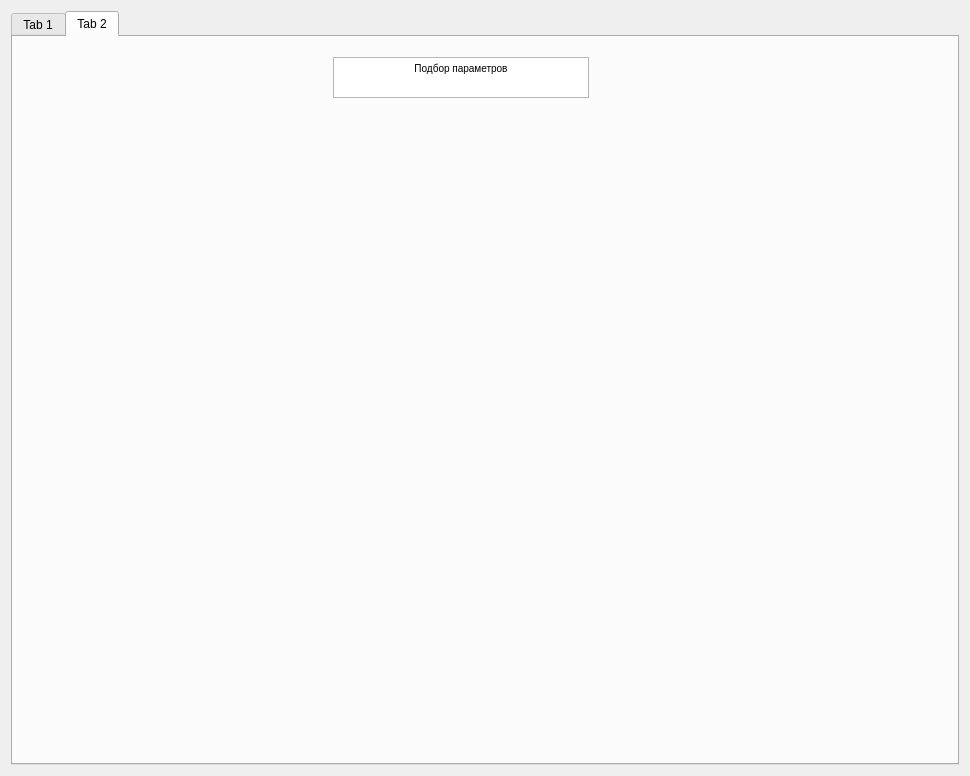
<?xml version="1.0" encoding="UTF-8"?>
<ui version="4.0">
 <class>Form</class>
 <widget class="QWidget" name="Form">
  <property name="geometry">
   <rect>
    <x>0</x>
    <y>0</y>
    <width>970</width>
    <height>776</height>
   </rect>
  </property>
  <property name="windowTitle">
   <string>Form</string>
  </property>
  <layout class="QVBoxLayout" name="verticalLayout_6">
   <item>
    <widget class="QTabWidget" name="tabWidget">
     <property name="currentIndex">
      <number>1</number>
     </property>
     <widget class="QWidget" name="tab">
      <attribute name="title">
       <string>Tab 1</string>
      </attribute>
      <layout class="QVBoxLayout" name="verticalLayout">
       <item>
        <widget class="QTextBrowser" name="textBrowser_2">
         <property name="minimumSize">
          <size>
           <width>0</width>
           <height>5</height>
          </size>
         </property>
         <property name="html">
          <string>&lt;!DOCTYPE HTML PUBLIC &quot;-//W3C//DTD HTML 4.0//EN&quot; &quot;http://www.w3.org/TR/REC-html40/strict.dtd&quot;&gt;
&lt;html&gt;&lt;head&gt;&lt;meta name=&quot;qrichtext&quot; content=&quot;1&quot; /&gt;&lt;style type=&quot;text/css&quot;&gt;
p, li { white-space: pre-wrap; }
&lt;/style&gt;&lt;/head&gt;&lt;body style=&quot; font-family:'MS Shell Dlg 2'; font-size:7.8pt; font-weight:400; font-style:normal;&quot;&gt;
&lt;p align=&quot;center&quot; style=&quot; margin-top:0px; margin-bottom:0px; margin-left:0px; margin-right:0px; -qt-block-indent:0; text-indent:0px;&quot;&gt;Вывод Графиков&lt;/p&gt;&lt;/body&gt;&lt;/html&gt;</string>
         </property>
        </widget>
       </item>
       <item>
        <layout class="QHBoxLayout" name="horizontalLayout_3">
         <item>
          <layout class="QVBoxLayout" name="verticalLayout_4">
           <item>
            <widget class="QFrame" name="frameInput">
             <property name="frameShape">
              <enum>QFrame::StyledPanel</enum>
             </property>
             <property name="frameShadow">
              <enum>QFrame::Raised</enum>
             </property>
             <layout class="QVBoxLayout" name="verticalLayout_2">
              <item>
               <layout class="QGridLayout" name="gridLayoutThickness">
                <item row="0" column="0">
                 <widget class="QLabel" name="label_2">
                  <property name="text">
                   <string>Толщина, мм</string>
                  </property>
                 </widget>
                </item>
                <item row="0" column="1">
                 <widget class="QSpinBox" name="spinBoxThickness">
                  <property name="minimum">
                   <number>1</number>
                  </property>
                  <property name="maximum">
                   <number>4</number>
                  </property>
                 </widget>
                </item>
               </layout>
              </item>
              <item>
               <layout class="QGridLayout" name="gridLayoutSh">
                <item row="1" column="0" colspan="2">
                 <widget class="QSlider" name="horizontalSliderSh">
                  <property name="minimum">
                   <number>0</number>
                  </property>
                  <property name="maximum">
                   <number>100</number>
                  </property>
                  <property name="singleStep">
                   <number>1</number>
                  </property>
                  <property name="value">
                   <number>0</number>
                  </property>
                  <property name="orientation">
                   <enum>Qt::Horizontal</enum>
                  </property>
                 </widget>
                </item>
                <item row="0" column="0">
                 <widget class="QLabel" name="label_4">
                  <property name="text">
                   <string>Удельная теплоемкость, Дж/(кг*К)</string>
                  </property>
                 </widget>
                </item>
                <item row="0" column="1">
                 <widget class="QLineEdit" name="lineEdit_sh">
                  <property name="text">
                   <string>52</string>
                  </property>
                 </widget>
                </item>
               </layout>
              </item>
              <item>
               <layout class="QGridLayout" name="gridLayoutTemp">
                <item row="0" column="0">
                 <widget class="QLabel" name="label">
                  <property name="text">
                   <string>Температура, K</string>
                  </property>
                 </widget>
                </item>
                <item row="1" column="0" colspan="2">
                 <widget class="QSlider" name="horizontalSliderTemp">
                  <property name="minimum">
                   <number>0</number>
                  </property>
                  <property name="maximum">
                   <number>100</number>
                  </property>
                  <property name="singleStep">
                   <number>1</number>
                  </property>
                  <property name="pageStep">
                   <number>10</number>
                  </property>
                  <property name="value">
                   <number>0</number>
                  </property>
                  <property name="orientation">
                   <enum>Qt::Horizontal</enum>
                  </property>
                 </widget>
                </item>
                <item row="0" column="1">
                 <widget class="QLineEdit" name="lineEdit_temp"/>
                </item>
               </layout>
              </item>
             </layout>
            </widget>
           </item>
           <item>
            <widget class="QFrame" name="frameButton">
             <property name="maximumSize">
              <size>
               <width>16777215</width>
               <height>100</height>
              </size>
             </property>
             <property name="frameShape">
              <enum>QFrame::StyledPanel</enum>
             </property>
             <property name="frameShadow">
              <enum>QFrame::Raised</enum>
             </property>
             <layout class="QHBoxLayout" name="horizontalLayout">
              <item>
               <widget class="QPushButton" name="pushButton">
                <property name="text">
                 <string>Построить</string>
                </property>
               </widget>
              </item>
             </layout>
            </widget>
           </item>
          </layout>
         </item>
         <item>
          <widget class="QFrame" name="frameOutput">
           <property name="maximumSize">
            <size>
             <width>450</width>
             <height>200</height>
            </size>
           </property>
           <property name="frameShape">
            <enum>QFrame::StyledPanel</enum>
           </property>
           <property name="frameShadow">
            <enum>QFrame::Raised</enum>
           </property>
           <layout class="QVBoxLayout" name="verticalLayout_3">
            <item>
             <widget class="QTextBrowser" name="textBrowser">
              <property name="minimumSize">
               <size>
                <width>200</width>
                <height>0</height>
               </size>
              </property>
              <property name="html">
               <string>&lt;!DOCTYPE HTML PUBLIC &quot;-//W3C//DTD HTML 4.0//EN&quot; &quot;http://www.w3.org/TR/REC-html40/strict.dtd&quot;&gt;
&lt;html&gt;&lt;head&gt;&lt;meta name=&quot;qrichtext&quot; content=&quot;1&quot; /&gt;&lt;style type=&quot;text/css&quot;&gt;
p, li { white-space: pre-wrap; }
&lt;/style&gt;&lt;/head&gt;&lt;body style=&quot; font-family:'MS Shell Dlg 2'; font-size:7.8pt; font-weight:400; font-style:normal;&quot;&gt;
&lt;p style=&quot; margin-top:0px; margin-bottom:0px; margin-left:0px; margin-right:0px; -qt-block-indent:0; text-indent:0px;&quot;&gt;Вывод:&lt;/p&gt;&lt;/body&gt;&lt;/html&gt;</string>
              </property>
             </widget>
            </item>
           </layout>
          </widget>
         </item>
        </layout>
       </item>
       <item>
        <layout class="QHBoxLayout" name="horizontalLayout_2">
         <item>
          <widget class="QFrame" name="frame_5">
           <property name="minimumSize">
            <size>
             <width>375</width>
             <height>400</height>
            </size>
           </property>
           <property name="frameShape">
            <enum>QFrame::StyledPanel</enum>
           </property>
           <property name="frameShadow">
            <enum>QFrame::Raised</enum>
           </property>
           <layout class="QVBoxLayout" name="verticalLayout_5">
            <item>
             <layout class="QHBoxLayout" name="LayoutStress"/>
            </item>
           </layout>
          </widget>
         </item>
         <item>
          <widget class="QFrame" name="frame_6">
           <property name="minimumSize">
            <size>
             <width>375</width>
             <height>400</height>
            </size>
           </property>
           <property name="frameShape">
            <enum>QFrame::StyledPanel</enum>
           </property>
           <property name="frameShadow">
            <enum>QFrame::Raised</enum>
           </property>
           <layout class="QHBoxLayout" name="horizontalLayout_4">
            <item>
             <layout class="QHBoxLayout" name="LayoutDeform"/>
            </item>
           </layout>
          </widget>
         </item>
        </layout>
       </item>
      </layout>
     </widget>
     <widget class="QWidget" name="tab_2">
      <attribute name="title">
       <string>Tab 2</string>
      </attribute>
      <widget class="QTextBrowser" name="textBrowser_3">
       <property name="geometry">
        <rect>
         <x>320</x>
         <y>20</y>
         <width>256</width>
         <height>41</height>
        </rect>
       </property>
       <property name="html">
        <string>&lt;!DOCTYPE HTML PUBLIC &quot;-//W3C//DTD HTML 4.0//EN&quot; &quot;http://www.w3.org/TR/REC-html40/strict.dtd&quot;&gt;
&lt;html&gt;&lt;head&gt;&lt;meta name=&quot;qrichtext&quot; content=&quot;1&quot; /&gt;&lt;style type=&quot;text/css&quot;&gt;
p, li { white-space: pre-wrap; }
&lt;/style&gt;&lt;/head&gt;&lt;body style=&quot; font-family:'MS Shell Dlg 2'; font-size:7.8pt; font-weight:400; font-style:normal;&quot;&gt;
&lt;p align=&quot;center&quot; style=&quot; margin-top:0px; margin-bottom:0px; margin-left:0px; margin-right:0px; -qt-block-indent:0; text-indent:0px;&quot;&gt;Подбор параметров&lt;/p&gt;&lt;/body&gt;&lt;/html&gt;</string>
       </property>
      </widget>
     </widget>
    </widget>
   </item>
  </layout>
 </widget>
 <resources/>
 <connections/>
</ui>
